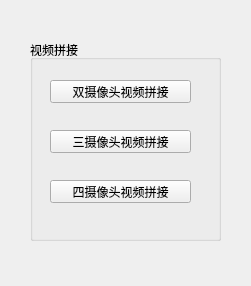
<?xml version="1.0" encoding="UTF-8"?>
<ui version="4.0">
 <class>videoStitching</class>
 <widget class="QWidget" name="videoStitching">
  <property name="geometry">
   <rect>
    <x>0</x>
    <y>0</y>
    <width>251</width>
    <height>286</height>
   </rect>
  </property>
  <property name="windowTitle">
   <string>视频拼接演示</string>
  </property>
  <widget class="QGroupBox" name="groupBox">
   <property name="geometry">
    <rect>
     <x>30</x>
     <y>40</y>
     <width>191</width>
     <height>201</height>
    </rect>
   </property>
   <property name="title">
    <string>视频拼接</string>
   </property>
   <widget class="QPushButton" name="twoCamsVideoStitchingBtn">
    <property name="geometry">
     <rect>
      <x>20</x>
      <y>40</y>
      <width>141</width>
      <height>23</height>
     </rect>
    </property>
    <property name="text">
     <string>双摄像头视频拼接</string>
    </property>
   </widget>
   <widget class="QPushButton" name="threeCamsVideoStitchingBtn">
    <property name="geometry">
     <rect>
      <x>20</x>
      <y>90</y>
      <width>141</width>
      <height>23</height>
     </rect>
    </property>
    <property name="text">
     <string>三摄像头视频拼接</string>
    </property>
   </widget>
   <widget class="QPushButton" name="fourCamsVideoStitchingBtn">
    <property name="geometry">
     <rect>
      <x>20</x>
      <y>140</y>
      <width>141</width>
      <height>23</height>
     </rect>
    </property>
    <property name="text">
     <string>四摄像头视频拼接</string>
    </property>
   </widget>
  </widget>
 </widget>
 <resources/>
 <connections/>
</ui>
